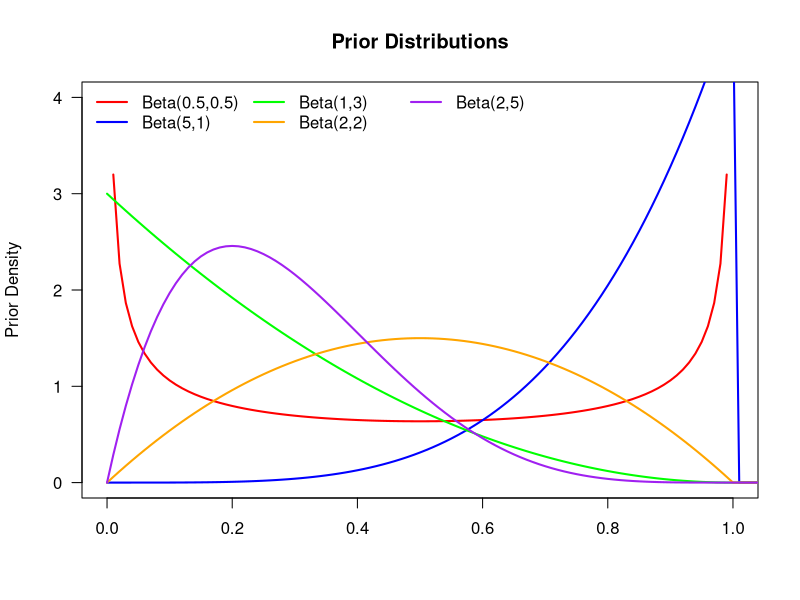
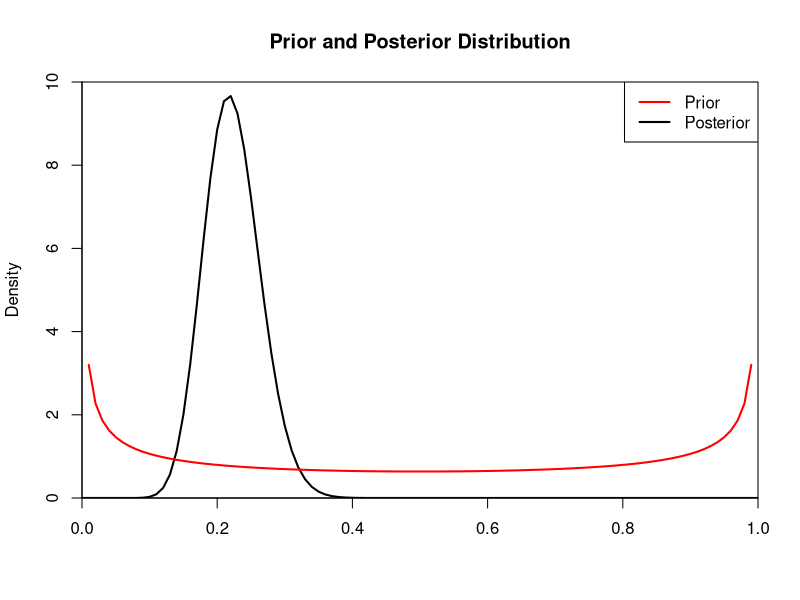
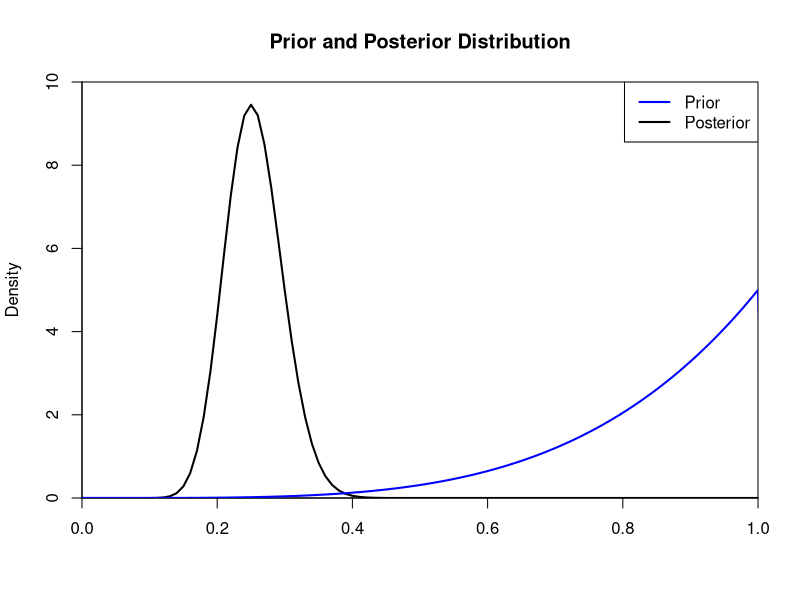
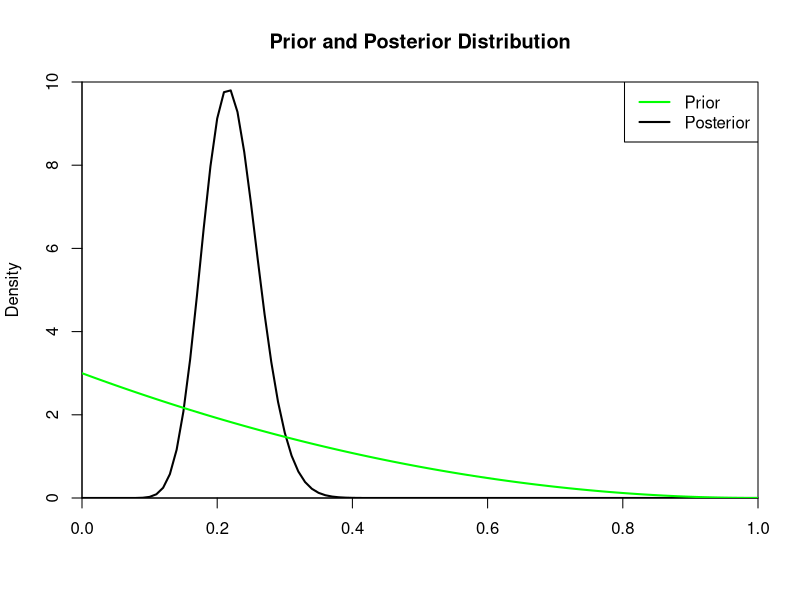
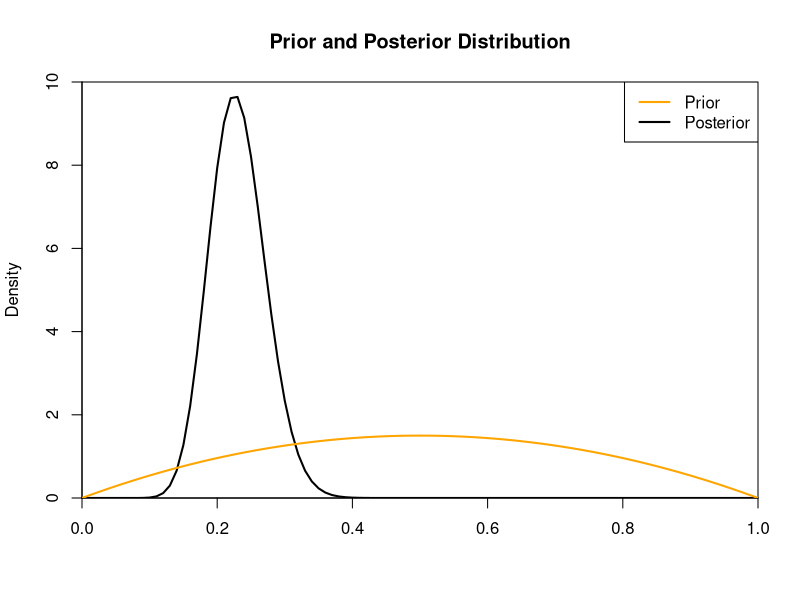
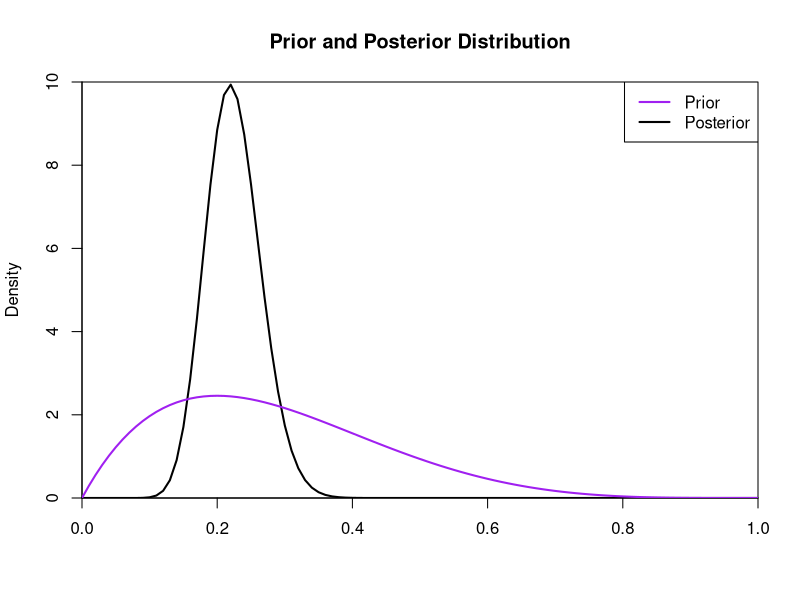

Reproduce these figures in R, in order.
## ---- chunk 1
colors = c("red","blue","green","orange","purple")

n = 10
N = 10
theta = .2

x = rbinom(n,N,theta)
grid = seq(0,2,.01)


alpha = c(.5,5,1,2,2)
beta = c(.5,1,3,2,5)

plot(grid,grid,type="n",xlim=c(0,1),ylim=c(0,4),xlab="",ylab="Prior Density",
     main="Prior Distributions", las=1)
for(i in 1:length(alpha)){
    prior = dbeta(grid,alpha[i],beta[i])
    lines(grid,prior,col=colors[i],lwd=2)
}

legend("topleft", legend=c("Beta(0.5,0.5)", "Beta(5,1)", "Beta(1,3)", "Beta(2,2)", "Beta(2,5)"),
       lwd=rep(2,5), col=colors, bty="n", ncol=3)

for(i in 1:length(alpha)){
    dev.new()
    plot(grid,grid,,type="n",xlim=c(0,1),ylim=c(0,10),xlab="",ylab="Density",xaxs="i",yaxs="i",
    main="Prior and Posterior Distribution")

    alpha.star = alpha[i] + sum(x)
    beta.star = beta[i] + n*N - sum(x)
    prior = dbeta(grid,alpha[i],beta[i])
    post = dbeta(grid,alpha.star,beta.star)

    lines(grid,post,lwd=2)
    lines(grid,prior,col=colors[i],lwd=2)
    legend("topright",c("Prior","Posterior"),col=c(colors[i],"black"),lwd=2)

}
